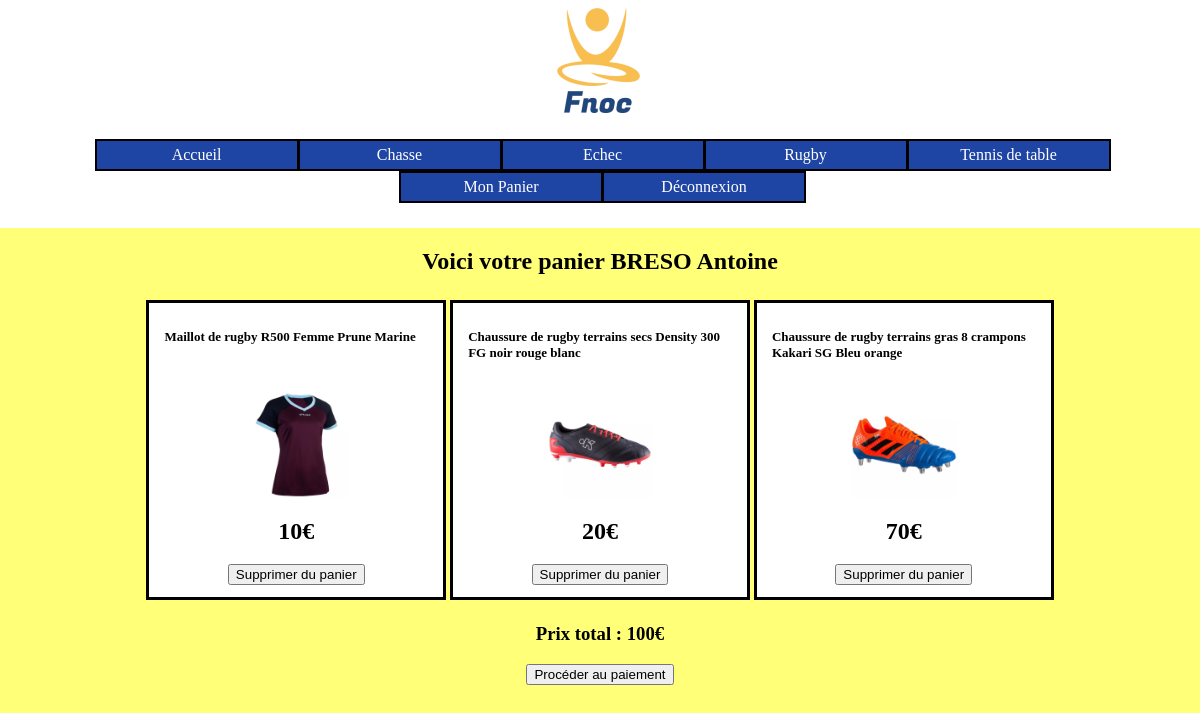
Page /controler/afficherPanier.ctrl.php (signed in) on the committed database.
### tables this page shows
CREATE TABLE Utilisateur (
	nom TEXT,
	prenom TEXT,
	email TEXT PRIMARY KEY,
	mdp TEXT
);

CREATE TABLE article (
	ref INTEGER PRIMARY KEY,
	libelle TEXT,
	categorie INTEGER,
	prix REAL,
	image TEXT,
	description TEXT,
	FOREIGN KEY(categorie) REFERENCES categorie(id)
);

### framework/view.class.php (called while the page is built, shortened)
<?php
class View {
  function display(string $filename) {
      $p = "../view/".$filename;
    include($p);
  }
}
?>

### model/DAO.class.php (called while the page is built, shortened)
<?php
  require_once("../model/Article.class.php");
  require_once("../model/Utilisateur.class.php");
  class DAO {
    private $db;
    private $database = 'sqlite:../data/fnoc.db';
    function __construct() {
        try {
          $this->db = new PDO($this->database);
        }
        catch (PDOException $e){
          die("erreur de connexion:".$e->getMessage());
        }
    }
    function getUtilisateur(string $email) : Utilisateur {
      $req = "SELECT * FROM utilisateur WHERE email = '$email'";
      $statement = $this->db->query($req);
      $monUser = $statement->fetchAll(PDO::FETCH_CLASS,'utilisateur');
      return $monUser[0];
    }
    function getPanier(string $utilisateur) : array {
      $req = "SELECT * FROM article WHERE ref IN (SELECT article FROM panier WHERE utilisateur = '$utilisateur')";
      $statement = $this->db->query($req);
      $articles = $statement->fetchAll(PDO::FETCH_CLASS, 'article');
      return $articles;
    }
  }

### model/Utilisateur.class.php (called while the page is built, shortened)
<?php
    class Utilisateur {
        private $nom;
        private $prenom;
        function getNom() : string{
          return $this->nom;
        }
        function getPrenom() : string {
          return $this->prenom;
        }
    }
?>

### model/Article.class.php (called while the page is built, shortened)
<?php
    class Article {
        private $ref;
        private $libelle;
        private $prix;
        private $image;
        function getRef() : int {
          return $this->ref;
        }
        function getLibelCours() : string {
          return $this->libelle;
        }
        function getPrix() : float {
          return $this->prix;
        }
        function getImage() : string {
          return $this->image;
        }
    }
?>

### view/panier.view.php (the view, shortened to what this page needs)
<?php require_once("ComposantsVue.class.php"); ?>
<html>
  <head>
      <link rel="stylesheet" type="text/css" href="../view/design/style.css" />
    </head>
    <body>
        <h2>Voici votre panier <?php echo $user->getNom()." ".$user->getPrenom();?></h2>
      <?php
      foreach($panier as $key => $article): ?>
        <article class="panier">
            <h2><?=$article->getLibelCours()?></h2>
            <a href="../controler/afficherArticle.ctrl.php?ref=<?=$article->getRef()?>">
              <p><img src="<?=$image?><?=$article->getImage()?>" alt=""></a></p>
            <h2><?=$article->getPrix()?>€</h2>
            <form class="" action="../controler/modifPanier.ctrl.php" method="get">
              <button type="submit" value="Supprimer du panier" class="btn btn-primary">Supprimer du panier</button>
            </form>
        </article>
      <?php endforeach; ?>
      <form class="" action="../view/erreur.view.php">
        <h3>Prix total : <?=$prixTotal?>€</h3>
        <p><button type="submit" class="btn btn-dark">Procéder au paiement</button></p>
      </form>
    </body>
</html>

### view/design/style.css (style rules this page uses)
:root { --taille_article: 211px; --taille_rubrique : 200px; }
body { margin:auto; width: 100%; background-color: rgba(255, 255, 120); }
article { background-color: white; width: var(--taille_article); height: var(--taille_article); display: inline-block; border: 3px solid black; padding: 15px; margin: 5px 0; vertical-align: top; }
article h2:first-child { text-align: left; font-size:small; height: calc(var(--taille_article)/4); vertical-align: top; }
article p { text-align: center; margin: 0; }
article img { width: calc(var(--taille_article)/2); vertical-align: middle; }
body { text-align: center; }
.panier { width: calc(var(--taille_article)*1.25); height: calc(var(--taille_article)*1.25); }

### rows in the picture
utilisateur: nom "BRESO", prenom "Antoine"
article: libelle "Maillot de rugby R500 Femme Prune Marine", image (picture), prix "10"
article: libelle "Chaussure de rugby terrains secs Density 300 FG noir rouge blanc", image (picture), prix "20"
article: libelle "Chaussure de rugby terrains gras 8 crampons Kakari SG Bleu orange", image (picture), prix "70"

### other values in the picture
$prixTotal "100"
